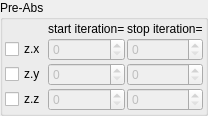
    <widget class="QGroupBox" name="groupBox">
     <property name="title">
      <string>Pre-Abs</string>
     </property>
     <layout class="QVBoxLayout" name="verticalLayout_3" stretch="0">
      <property name="spacing">
       <number>2</number>
      </property>
      <property name="leftMargin">
       <number>2</number>
      </property>
      <property name="topMargin">
       <number>2</number>
      </property>
      <property name="rightMargin">
       <number>2</number>
      </property>
      <property name="bottomMargin">
       <number>2</number>
      </property>
      <item>
       <layout class="QGridLayout" name="gridLayout_8" columnstretch="0,1,1">
        <property name="spacing">
         <number>2</number>
        </property>
        <item row="1" column="1">
         <widget class="MySpinBox" name="spinboxInt_transf_start_iterations_X">
          <property name="enabled">
           <bool>false</bool>
          </property>
          <property name="sizePolicy">
           <sizepolicy hsizetype="Minimum" vsizetype="Maximum">
            <horstretch>0</horstretch>
            <verstretch>0</verstretch>
           </sizepolicy>
          </property>
          <property name="maximum">
           <number>999</number>
          </property>
         </widget>
        </item>
        <item row="3" column="0">
         <widget class="MyCheckBox" name="checkBox_transf_function_enabledAz_false">
          <property name="text">
           <string notr="true">z.z</string>
          </property>
         </widget>
        </item>
        <item row="3" column="1">
         <widget class="MySpinBox" name="spinboxInt_transf_start_iterations_Z">
          <property name="enabled">
           <bool>false</bool>
          </property>
          <property name="sizePolicy">
           <sizepolicy hsizetype="Minimum" vsizetype="Maximum">
            <horstretch>0</horstretch>
            <verstretch>0</verstretch>
           </sizepolicy>
          </property>
          <property name="maximum">
           <number>999</number>
          </property>
         </widget>
        </item>
        <item row="1" column="0">
         <widget class="MyCheckBox" name="checkBox_transf_function_enabledAx">
          <property name="text">
           <string notr="true">z.x</string>
          </property>
         </widget>
        </item>
        <item row="2" column="1">
         <widget class="MySpinBox" name="spinboxInt_transf_start_iterations_Y">
          <property name="enabled">
           <bool>false</bool>
          </property>
          <property name="sizePolicy">
           <sizepolicy hsizetype="Minimum" vsizetype="Maximum">
            <horstretch>0</horstretch>
            <verstretch>0</verstretch>
           </sizepolicy>
          </property>
          <property name="maximum">
           <number>999</number>
          </property>
         </widget>
        </item>
        <item row="2" column="0">
         <widget class="MyCheckBox" name="checkBox_transf_function_enabledAy">
          <property name="text">
           <string notr="true">z.y</string>
          </property>
         </widget>
        </item>
        <item row="1" column="2">
         <widget class="MySpinBox" name="spinboxInt_transf_stop_iterations_X">
          <property name="enabled">
           <bool>false</bool>
          </property>
          <property name="sizePolicy">
           <sizepolicy hsizetype="Minimum" vsizetype="Maximum">
            <horstretch>0</horstretch>
            <verstretch>0</verstretch>
           </sizepolicy>
          </property>
          <property name="maximum">
           <number>999</number>
          </property>
         </widget>
        </item>
        <item row="3" column="2">
         <widget class="MySpinBox" name="spinboxInt_transf_stop_iterations_Z">
          <property name="enabled">
           <bool>false</bool>
          </property>
          <property name="sizePolicy">
           <sizepolicy hsizetype="Minimum" vsizetype="Maximum">
            <horstretch>0</horstretch>
            <verstretch>0</verstretch>
           </sizepolicy>
          </property>
          <property name="maximum">
           <number>999</number>
          </property>
         </widget>
        </item>
        <item row="2" column="2">
         <widget class="MySpinBox" name="spinboxInt_transf_stop_iterations_Y">
          <property name="enabled">
           <bool>false</bool>
          </property>
          <property name="sizePolicy">
           <sizepolicy hsizetype="Minimum" vsizetype="Maximum">
            <horstretch>0</horstretch>
            <verstretch>0</verstretch>
           </sizepolicy>
          </property>
          <property name="maximum">
           <number>999</number>
          </property>
         </widget>
        </item>
        <item row="0" column="1">
         <widget class="QLabel" name="label_281">
          <property name="text">
           <string>start iteration=</string>
          </property>
         </widget>
        </item>
        <item row="0" column="2">
         <widget class="QLabel" name="label_282">
          <property name="text">
           <string>stop iteration=</string>
          </property>
         </widget>
        </item>
       </layout>
      </item>
     </layout>
    </widget>
